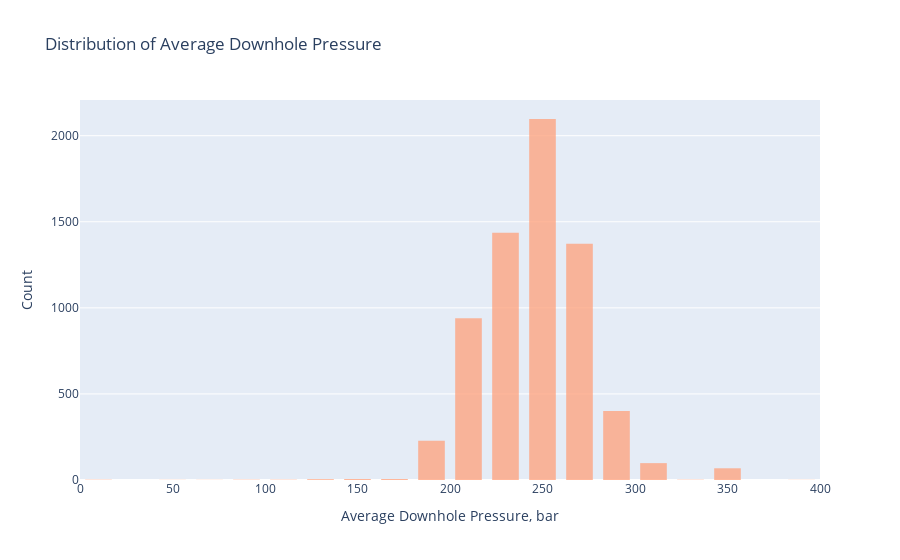

Source (notebook cell):
### Markdown cell above
<!DOCTYPE html>
<html>
<body>

<div style="text-align:center"><header><h1>4.2. Visualization of Distributions</h1></header></div>

<div>
<p>
In this section, we will visually represent the distributions of the following features, as they may have an impact on the bottomhole temperature levels. Given the presence of numerous missing values in our dataset, understanding the statistical properties of these features is crucial for successful data imputation. The features to be considered are as follows:
</p>
<ul>
<li>
<i>AVG_DOWNHOLE_PRESSURE</i>
</li>
<li>
<i>AVG_DOWNHOLE_TEMPERATURE</i>
</li>
<li>
<i>AVG_DP_TUBING</i>
</li>
<li>
<i>AVG_ANNULUS_PRESS</i>
</li>
<li>
<i>AVG_CHOKE_SIZE_P</i>
</li>
<li>
<i>AVG_WHT_P</i>
</li>
<li>
<i>AVG_WHP_P</i>
</li>
</ul>
</div>

<div>
Please note that in order to obtain reliable distribution plots, both the missing values and the zero values will be disregarded. In the subsequent chapter, the missing values will be imputed after analyzing their patterns and behaviors.
</div>
</body>
</html>

### Code cell
import plotly.graph_objects as go

downhole_pressure = volve_production_producing['AVG_DOWNHOLE_PRESSURE'].dropna().drop(volve_production_producing[volve_production_producing['AVG_DOWNHOLE_PRESSURE'] == 0].index)

histogram_trace = go.Histogram(x=downhole_pressure, nbinsx=30)
fig = go.Figure(data=[histogram_trace])
fig.update_layout(title='Distribution of Average Downhole Pressure',
                   xaxis_title='Average Downhole Pressure, bar',
                   yaxis_title='Count',
                   bargap=0.1,
                   bargroupgap=0.2)
fig.update_traces(marker_color='#FFA07A', opacity=0.75)
fig.show()

### Figure 1 — Plotly figure (JSON) as saved in the notebook; plotly's stock layout.template omitted (floating-point values rounded to 4 significant figures; data arrays with more than 128 entries replaced by an {"elided": "..."} marker saying what was removed)
{"data": [{"marker": {"color": "#FFA07A"}, "nbinsx": 30, "opacity": 0.75, "type": "histogram", "x": {"elided": "6668 float values"}}], "layout": {"bargap": 0.1, "bargroupgap": 0.2, "title": {"text": "Distribution of Average Downhole Pressure"}, "xaxis": {"title": {"text": "Average Downhole Pressure, bar"}}, "yaxis": {"title": {"text": "Count"}}}}
